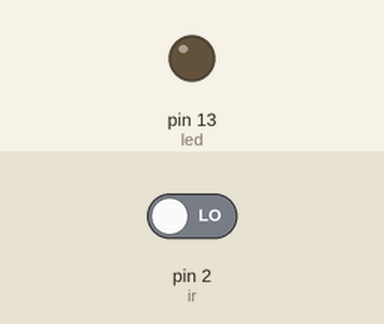
Recording of a sketch running on a simulated Arduino Uno, built with avr-gcc and run on an emulated ATmega328P. Parts: output pins drawn as LEDs (lit = HIGH). The test bench sets the inputs (shaded band); at power-on: pin 2 (ir) LOW.

Above: at 1.2 s.
1.3 s: pin 2 (ir) driven HIGH
At 2.5 s:
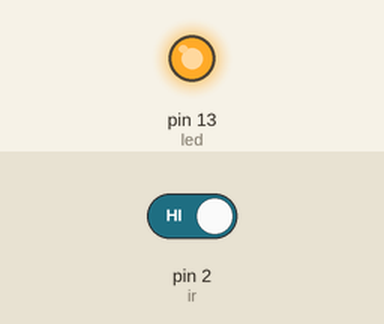
2.8 s: pin 2 (ir) driven LOW
At 3.7 s:
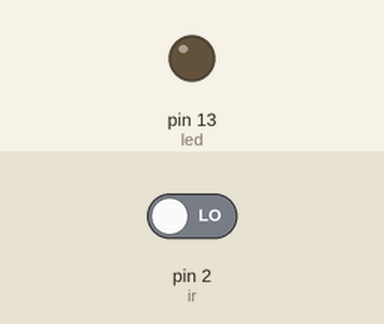
Timing chart, 0 to 5.8 s (numbered marks = the images above; inputs shaded):
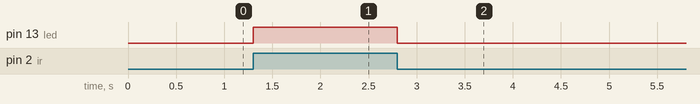

The sketch:

Interfacing_ir_sensor.ino
```cpp
int ir = 2;
int led = 13;
void setup() {
  pinMode(ir,INPUT);
  pinMode(led,OUTPUT);

}

void loop() {
  if (digitalRead(ir) == HIGH)//when ir is high led glows
  {
    digitalWrite(led,HIGH);
  }
  else {
    digitalWrite(led,LOW);
  }
}
```

Measured:
- after the input at 1.3 s, pin 13 (led): LOW → HIGH at once
- after the input at 2.8 s, pin 13 (led): HIGH → LOW at once
